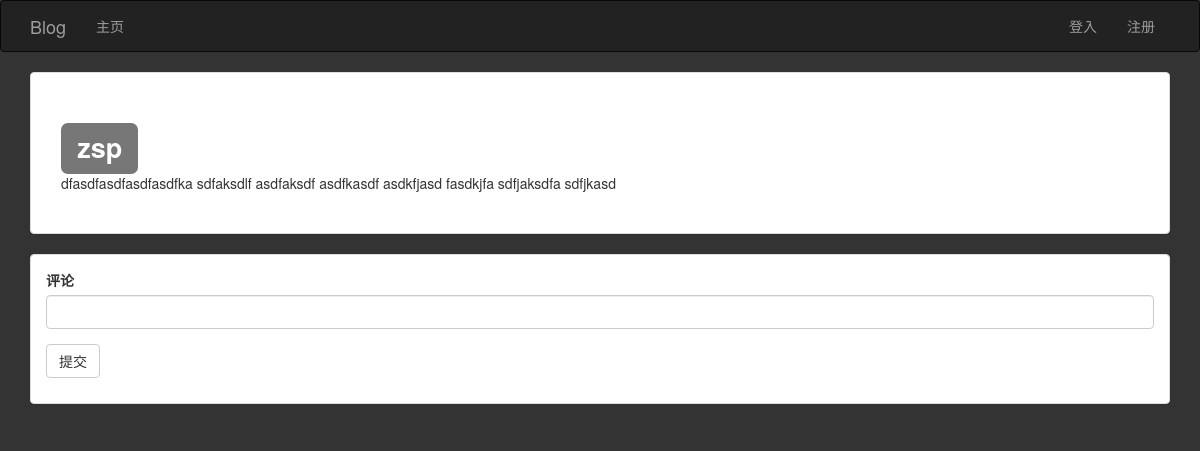
/post/107, run on an earlier commit of the app's database.
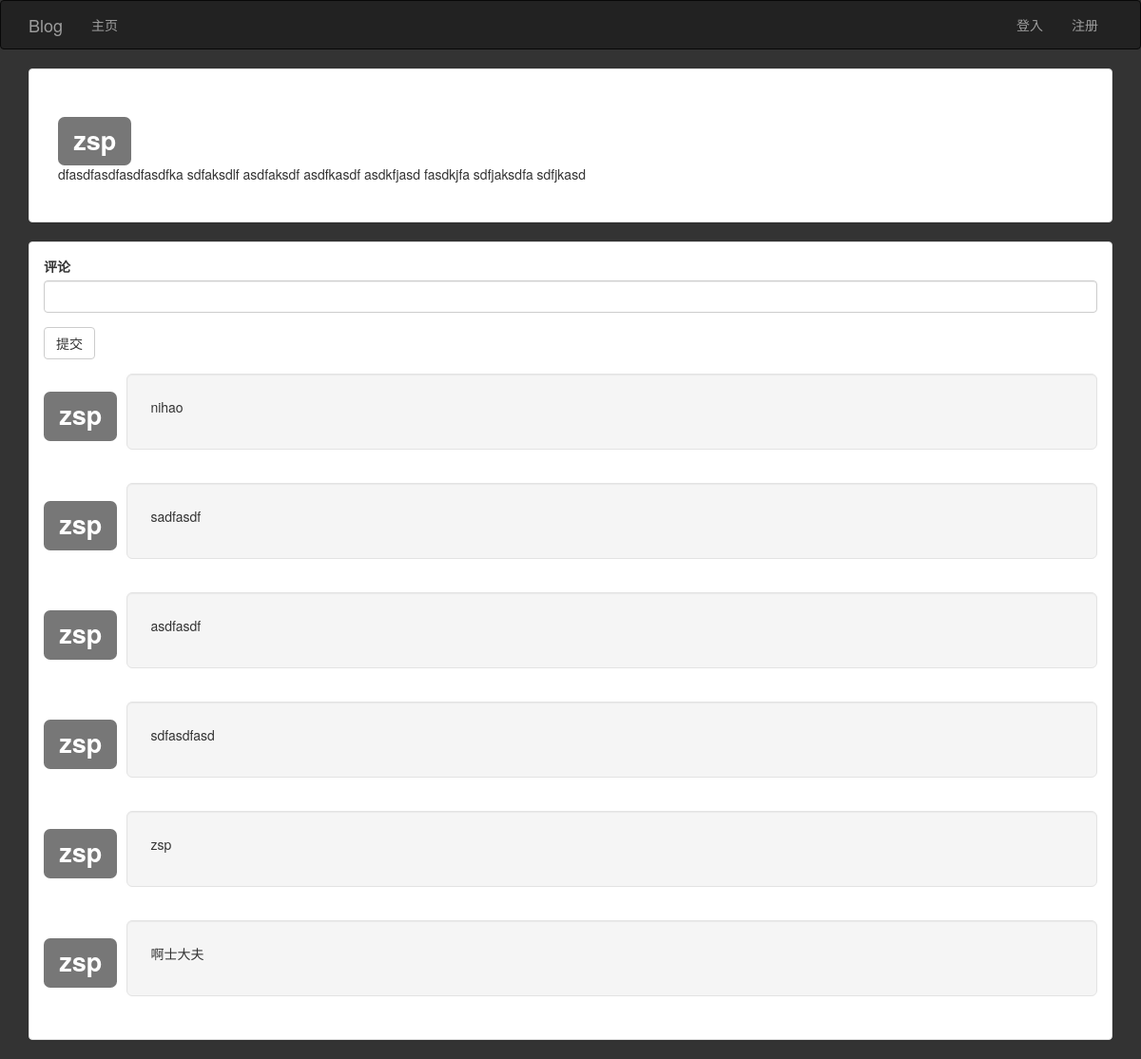
And on a later commit of the database.
### app/models.py (models this page shows, shortened)
class Post(db.Model):
	__tablename__ = 'posts'
	id = db.Column(db.Integer,primary_key=True)
	title = db.Column(db.String(64))
	subtitle = db.Column(db.String(64))
	body = db.Column(db.Text)
	body_html = db.Column(db.Text)
	body_browse = db.Column(db.Text)
	body_browse_html= db.Column(db.Text)
	timestamp = db.Column(db.DateTime,index=True,default=datetime.utcnow)
	author_id = db.Column(db.Integer,db.ForeignKey('users.id'))
	comments = db.relationship('Comment',backref='post',lazy='dynamic')

class User(UserMixin,db.Model):
	__tablename__ = 'users'
	email = db.Column(db.String(64),unique=True,index=True)
	id = db.Column(db.Integer,primary_key=True)
	username = db.Column(db.String(64),unique=True,index=True)
	role_id = db.Column(db.Integer,db.ForeignKey('roles.id'))
	password_hash = db.Column(db.String(128))
	name = db.Column(db.String(64))
	about_me = db.Column(db.Text())
	memeber_since = db.Column(db.DateTime(),default=datetime.utcnow)
	last_seen = db.Column(db.DateTime(),default=datetime.utcnow)
	posts = db.relationship('Post',backref='author',lazy='dynamic')
	comments = db.relationship('Comment',backref='author',lazy='dynamic')
	@property
	def password(self):
		raise AttributeError("password is not a readable attribute!")

class Comment(db.Model):
	__tablename__='comments'
	id = db.Column(db.Integer,primary_key=True)
	body = db.Column(db.Text)
	body_html = db.Column(db.Text)
	timestamp = db.Column(db.DateTime,index=True,default=datetime.utcnow)
	disabled = db.Column(db.Boolean)
	author_id = db.Column(db.Integer,db.ForeignKey('users.id'))
	post_id = db.Column(db.Integer,db.ForeignKey('posts.id'))

### app/main/views.py (the view)
@main.route('/post/<int:id>',methods=['POST','GET'])
def post(id):
	post = Post.query.get_or_404(id)
	form = CommentForm()
	if form.validate_on_submit():
		comment = Comment(body=form.body.data,post=post,author=current_user._get_current_object())
		db.session.add(comment)
		flash('评论成功')
		return redirect(url_for('.post',id=post.id))
	comments=Comment.query.filter_by(post=post)
	return render_template('post.html',posts=[post],form=form,
		comments=comments)

### app/main/forms.py
class CommentForm(FlaskForm):
	body = StringField('评论',validators=[Required()])
	submit = SubmitField('提交')

### app/auth/views.py (called while the page is built)
@auth.before_app_request
def before_request():
	if current_user.is_authenticated:
		current_user.ping()

### app/main/__init__.py (called while the page is built)
@main.app_context_processor
def inject_permissions():
	return dict(Permission=Permission)

### app/templates/post.html
{% extends "base.html" %}
{% import "bootstrap/wtf.html"as wtf %}
{%block head%}
{{super()}}
<link rel="stylesheet" type="text/css" href="{{url_for('static',filename='css/base.css')}}">
{%endblock%}
{% block page_content %}
{%include '_posts.html' %}
{% endblock%}

### app/templates/base.html (shortened to what this page needs)
{% extends "bootstrap/base.html" %}
{% block navbar %}
<div class="navbar navbar-inverse" role="navigation">
    <div class="container">
        <div class="navbar-header">
            <a class="navbar-brand" href="/">Blog</a>
        </div>
        <div class="navbar-collapse collapse">
            <ul class="nav navbar-nav">
                <li><a href="/">主页</a></li>
            </ul>
            <ul class="nav navbar-nav navbar-right">
                {% if current_user.is_authenticated%}
                <li><a href="{{ url_for('auth.logout')}}">登出</a></li>
                {% else %}
                <li><a href="{{ url_for('auth.login')}}">登入</a></li>
                <li><a href="{{ url_for('auth.register')}}">注册</a></li>
                {% endif %}
            </ul>
        </div>
    </div>
</div>
{% endblock %}
{% block content %}
<div class="container">
    {% block page_content %}{% endblock %}
</div>
{% endblock %}

### app/templates/_posts.html (shortened to what this page needs)
{%for post in posts %}
<div class="panel panel-default">
	<div class="panel-body">
			<div class="panel-body">
		<a href="{{url_for('main.user',username=post.author.username)}}"><h1 class="media-object"><span class="label label-default">{{post.author.username}}</span></h1></a>
		{%if post.body_html%}
			{{post.body_html | safe}}
			{%else%}
			{{post.body}}
		{%endif%}
	</div>
	</div>
</div>
<div class="panel panel-default">
	<div class="panel-body">
		<ul class="media-list">
			<li class="media">
				<div class="media-body">
					{{wtf.quick_form(form)}}
					{% for comment in comments%}
					<div class="media">
						<div class="media-left">
							<h1 class="media-object"><span class="label label-default">{{comment.author.username}}</span></h1>
						</div>
						<div class="media-body">
							<div class="well well-lg">
								<p>{{comment.body_html}}</p>
							</div>
						</div>
					</div>
					{%endfor%}
				</div>
		</li>
	</ul>
</div>
</div>
{%endfor%}

### app/static/css/base.css (style rules this page uses)
body { background-color: #333; }
a { text-decoration:none; color: #000000; }

What changed in the data, as far as the page shows it:
added Comment: author.username "zsp", body_html "nihao"
added Comment: author.username "zsp", body_html "sadfasdf"
added Comment: author.username "zsp", body_html "asdfasdf"
added Comment: author.username "zsp", body_html "sdfasdfasd"
added Comment: author.username "zsp", body_html "zsp"
added Comment: author.username "zsp", body_html "啊士大夫"
